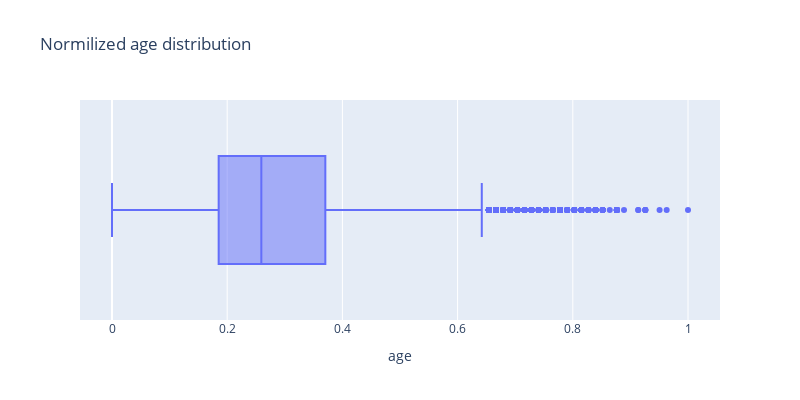

The notebook cell this image was saved under:
### Code cell
fig = px.box(data_cat_age, x="age", width=800, height=400, title="Normilized age distribution")
fig.show()

### Figure 1 — Plotly figure (JSON) as saved in the notebook; plotly's stock layout.template omitted (floating-point values rounded to 4 significant figures; data arrays with more than 128 entries replaced by an {"elided": "..."} marker saying what was removed)
{"data": [{"alignmentgroup": "True", "hovertemplate": "age=%{x}<extra></extra>", "legendgroup": "", "marker": {"color": "#636efa"}, "name": "", "notched": false, "offsetgroup": "", "orientation": "h", "showlegend": false, "type": "box", "x": {"elided": "40188 float values"}, "x0": " ", "xaxis": "x", "y0": " ", "yaxis": "y"}], "layout": {"boxmode": "group", "height": 400, "legend": {"tracegroupgap": 0}, "title": {"text": "Normilized age distribution"}, "width": 800, "xaxis": {"anchor": "y", "domain": [0, 1], "title": {"text": "age"}}, "yaxis": {"anchor": "x", "domain": [0, 1]}}}
